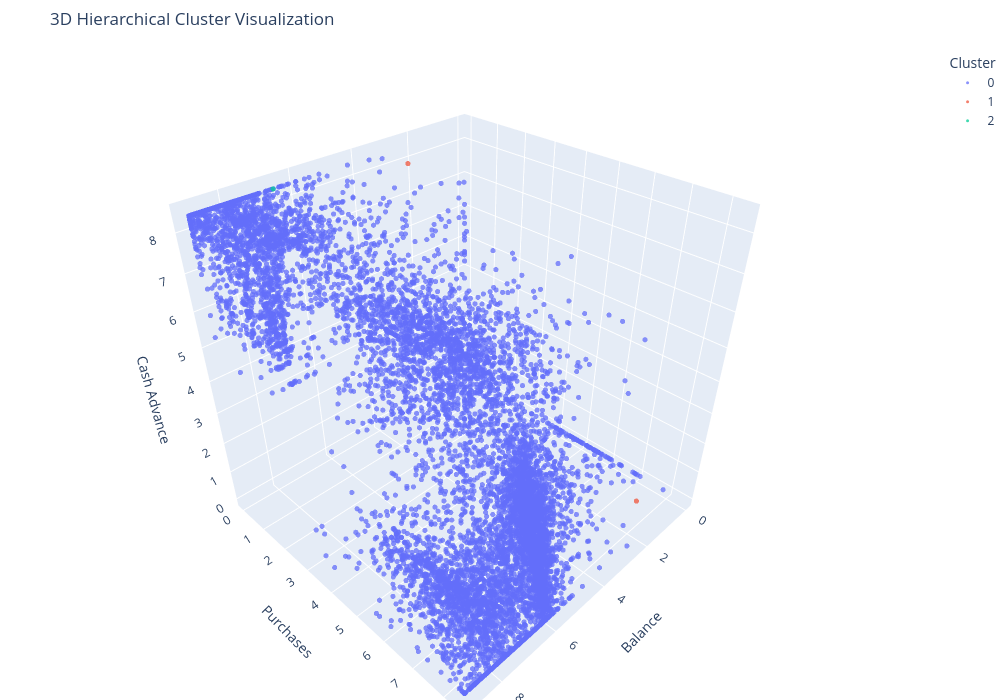

Notebook cell for this chart:
### Markdown cell above
###  Interpretation

- Customers are grouped based on similar balance and purchase behaviour.
- The scatter plot provides a visual understanding of the cluster distribution.

### Code cell
# 3D Scatter Plot

fig = px.scatter_3d(df,
                    x="BALANCE",
                    y="PURCHASES",
                    z="CASH_ADVANCE",
                    color=df["Agg_Cluster"].astype(str),
                    title="3D Hierarchical Cluster Visualization",
                    opacity=0.75,
                    height=700,
                    width=1000)

fig.update_traces(marker=dict(size=3))
fig.update_layout(scene=dict( xaxis_title="Balance",
                             yaxis_title="Purchases",
                             zaxis_title="Cash Advance",
                             aspectmode="cube"),
                  legend_title="Cluster",
                  margin=dict(l=0, r=0, b=0, t=50))
fig.show()

### Figure 1 — Plotly figure (JSON) as saved in the notebook; plotly's stock layout.template omitted (floating-point values rounded to 4 significant figures; data arrays with more than 128 entries replaced by an {"elided": "..."} marker saying what was removed)
{"data": [{"hovertemplate": "color=0<br>BALANCE=%{x}<br>PURCHASES=%{y}<br>CASH_ADVANCE=%{z}<extra></extra>", "legendgroup": "0", "marker": {"color": "#636efa", "opacity": 0.75, "size": 3, "symbol": "circle"}, "mode": "markers", "name": "0", "scene": "scene", "showlegend": true, "type": "scatter3d", "x": {"elided": "8947 float values"}, "y": {"elided": "8947 float values"}, "z": {"elided": "8947 float values"}}, {"hovertemplate": "color=1<br>BALANCE=%{x}<br>PURCHASES=%{y}<br>CASH_ADVANCE=%{z}<extra></extra>", "legendgroup": "1", "marker": {"color": "#EF553B", "opacity": 0.75, "size": 3, "symbol": "circle"}, "mode": "markers", "name": "1", "scene": "scene", "showlegend": true, "type": "scatter3d", "x": [2.266, 0.9679], "y": [0.0, 7.594], "z": [7.93, 0.0]}, {"hovertemplate": "color=2<br>BALANCE=%{x}<br>PURCHASES=%{y}<br>CASH_ADVANCE=%{z}<extra></extra>", "legendgroup": "2", "marker": {"color": "#00cc96", "opacity": 0.75, "size": 3, "symbol": "circle"}, "mode": "markers", "name": "2", "scene": "scene", "showlegend": true, "type": "scatter3d", "x": [6.68], "y": [0.0], "z": [8.402]}], "layout": {"height": 700, "legend": {"title": {"text": "Cluster"}, "tracegroupgap": 0}, "margin": {"b": 0, "l": 0, "r": 0, "t": 50}, "scene": {"aspectmode": "cube", "domain": {"x": [0, 1], "y": [0, 1]}, "xaxis": {"title": {"text": "Balance"}}, "yaxis": {"title": {"text": "Purchases"}}, "zaxis": {"title": {"text": "Cash Advance"}}}, "title": {"text": "3D Hierarchical Cluster Visualization"}, "width": 1000}}
